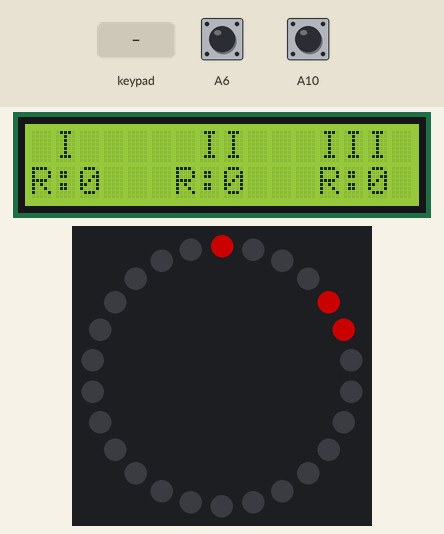
Bench run of a sketch on a simulated Arduino Mega 2560, built with avr-gcc and run on an emulated ATmega2560. Parts: 16×2 character LCD, 26 RGB LEDs in a ring, first at the top, clockwise. Wiring (inferred from the signals the program sends): 6×4 keypad with keys 1 2 3 4 5 6 7 8 9 A B C D E F G H J K L M N P Q (labels assumed): rows A0, A1, A2, A3, A4, A5; columns A7, A8, A9, A11. The test bench sets the inputs (shaded band); at power-on: A6 HIGH, A10 HIGH. Dim RGB values are drawn brighter than linear; what the sketch prints to the serial monitor is not drawn.

Above: at 4.8 s.
4.9 s: key '7' pressed
At 6.4 s:
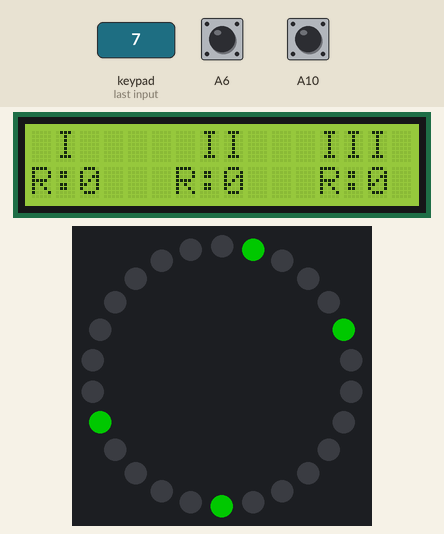
6.7 s: key 'B' pressed
At 7.8 s:
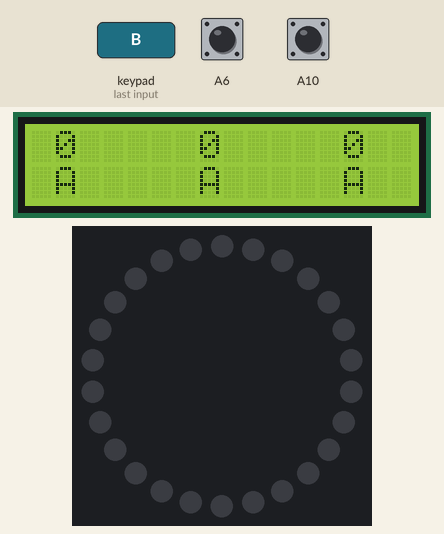
8.5 s: keypad keys 1 2 A pressed 0.4 s apart
At 10.6 s:
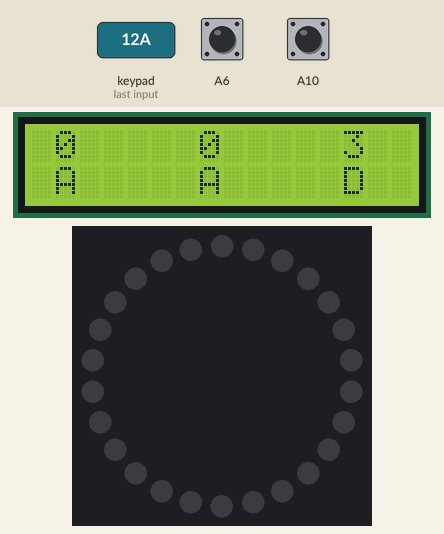
11.2 s: A6 pulled LOW for 0.15 s
At 12.2 s:
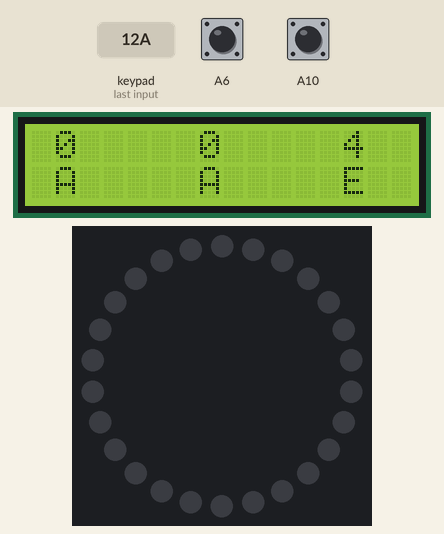
13.0 s: A10 pulled LOW for 0.15 s
At 14.5 s:
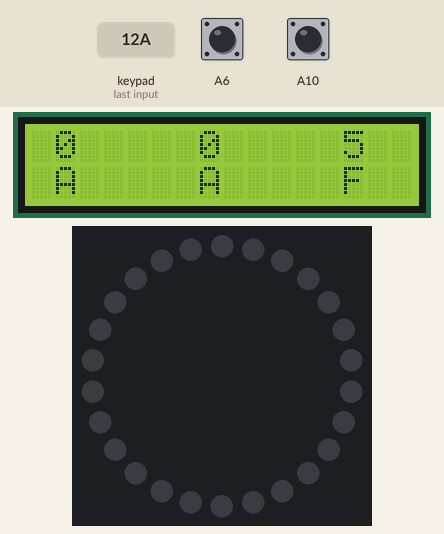
14.8 s: keypad keys 1 2 D pressed 0.4 s apart
At 16.6 s:
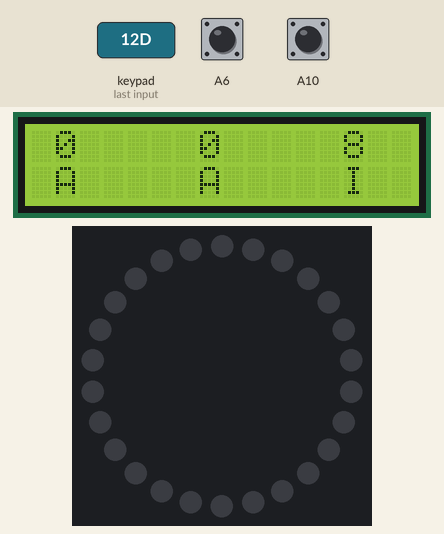
Timing chart, 0 to 18.1 s (numbered marks = the images above; inputs shaded):
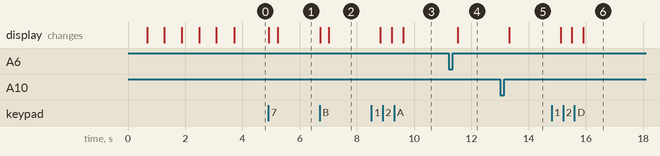

The sketch:

enigma.ino
```cpp
#include <Adafruit_NeoPixel.h>
#include <LiquidCrystal.h>
LiquidCrystal lcd(8, 9, 4,5,6,7);

#define PINLED 3
#define NUM_LEDS 26
#define BRIGHTNESS 100
#define DELAY 300
Adafruit_NeoPixel strip = Adafruit_NeoPixel(NUM_LEDS, PINLED, NEO_GRB + NEO_KHZ800);
uint8_t ledmatrix[26]={9,20,22,11,6,12,13,14,1,15,16,17,19,18,0,25,8,5,10,4,2,21,7,23,24,3};
uint8_t nRotors=11;// Reflector B + I + II + III
String  rotorLabel[9]={"    "," I  "," II ","III "," IV "," V  "," VI ","VII","VIII"};
int8_t  rotorSetup[4][3]={{0,0,0},{1,0,0},{2,0,0},{3,0,0}}; //Rotor,RingStellum,CurrentPos
uint8_t rotorDefinition[9][27]={//26 wires + notch. If Notch is 99=>its a double Notch (M and Z)
       {24,16,18,4 ,12,13,5 ,22,7 ,14,3 ,21,2 ,23,24,19,14,10,13,6 ,8 ,1 ,25,12,2 ,20,0 },//0 is reflector B
       {4 ,9 ,10,2 ,7 ,1 ,23,9 ,13,16,3 ,8 ,2 ,9 ,10,18,7 ,3 ,0 ,22,6 ,13,5 ,20,4 ,10,17},//I
       {0 ,8 ,1 ,7 ,14,3 ,11,13,15,18,1 ,22,10,6 ,24,13,0 ,15,7 ,20,21,3 ,9 ,24,16,5 ,5 },//II
       {1 ,2 ,3 ,4 ,5 ,6 ,22,8 ,9 ,10,13,10,13,0 ,10,15,18,5 ,14,7 ,16,17,24,21,18,15,22},//III
       {4 ,17,12,18,11,20,3 ,19,16,7 ,10,23,5 ,20,9 ,22,23,14,1 ,13,16,8 ,6 ,15,24,2 ,10},//IV
       {21,24,25,14,2,3,13,17,12,6,8,18,1,20,23,8,10,5,20,16,22,19,9,7,4,11,26},//V
       {9,14,4,18,10,15,6,24,16,7,17,19,1,20,11,2,13,19,8,25,3,16,12,5,21,23,99},//VI
       {13,24,7,4,2,12,22,16,4,15,8,11,15,1,6,16,10,17,3,18,21,9,14,19,5,20,99},//VII
       {5,9,14,4,15,6,17,7,20,18,25,7,3,16,11,2,10,21,12,3,19,13,24,1,8,22,99},//VIII
       };

uint8_t inverseRotorDefinition[9][26]={//Reverse wire for convenience
       {0,0,0,0,0,0,0,0,0,0,0,0,0,0,0,0,0,0,0,0,0,0,0,0,0,0},//0 is reflector B
       {6,5,4,23,4,2,1,18,13,10,9,7,10,3,2,22,9,20,0,8,3,13,9,7,10,16},//I
       {0,18,13,1,5,9,15,22,3,8,7,1,24,20,16,21,0,11,14,6,13,24,10,15,3,7},//II
       {7,1,22,2,15,3,14,4,18,5,16,6,17,0,15,8,18,9,21,10,24,10,5,13,10,13},//III
       {19,2,6,8,4,14,13,20,23,3,16,22,15,23,12,11,7,5,17,1,10,18,24,9,16,20},//IV
       {10,25,4,18,7,9,2,20,3,16,11,23,20,1,19,6,22,14,8,13,12,21,5,8,17,24},//V
       {8,17,5,13,19,24,4,20,12,9,19,16,6,1,10,14,7,2,25,21,15,18,23,3,16,11},//VI
       {10,15,22,5,9,16,2,4,17,7,14,18,4,13,1,21,19,12,8,20,6,3,11,16,15,24},//VII
       {10,18,20,16,12,5,8,4,13,25,9,6,21,19,7,3,14,2,7,15,24,22,3,17,1,11},//VIII
       };

uint8_t plugBoard[20]={99,99,99,99,99,99,99,99,99,99,99,99,99,99,99,99,99,99,99,99};


String mode="";


void setup() {
Serial.begin(9600);
lcd.begin(16, 2);

pinMode(A0,OUTPUT);
pinMode(A1,OUTPUT);
pinMode(A2,OUTPUT);
pinMode(A3,OUTPUT);
pinMode(A4,OUTPUT);
pinMode(A5,OUTPUT);

pinMode(A6,INPUT_PULLUP);
pinMode(A7,INPUT_PULLUP);
pinMode(A8,INPUT_PULLUP);
pinMode(A9,INPUT_PULLUP);
pinMode(A10,INPUT_PULLUP);
pinMode(A11,INPUT_PULLUP);
  strip.setBrightness(BRIGHTNESS);
  strip.begin();
  strip.show(); // Initialize all pixels to 'off'
  hello();
  ledOff();
  displayRotors();

mode="RotorsSetup";
}

void hello(){
hello_letra('E');
hello_letra('N');
hello_letra('I');
hello_letra('G');
hello_letra('M');
hello_letra('A');
}
void hello_letra(char l){
  ledOn(l,255,255,255);lcd.setCursor(1,0);lcd.print(l);lcd.setCursor(7,0);lcd.print(l);lcd.setCursor(13,0);lcd.print(l); delay(DELAY*2);ledOff();
  }

void loop() {

//------------------------------------------------------------------------------------------------
// ROTORS SETUP MODE 'R'

if (mode=="RotorsSetup"){

displayRotorsSetup();

ledOn('R',255,0,0);
ledOn('O',255,0,0);
ledOn('T',255,0,0);

if (readKeyboard()=='R'){
    ledOff();
    lcdCls();
    mode="RingStellum";
    delay(DELAY);
    }

if (readKeyboard()=='P'){
    ledOff();
    lcdCls();
    mode="PlugBoard";
    delay(DELAY);
    }

if ((readKeyboard()=='E')&&(rotorSetup[1][0]!=0)&&(rotorSetup[2][0]!=0)&&(rotorSetup[3][0]!=0)){
    ledOff();
    lcdCls();
    mode="Enigma";
    delay(DELAY);
    }

if (readKeyboard()=='1'){
  nextRotor(1);
  while((rotorSetup[2][0]==rotorSetup[1][0]||rotorSetup[3][0]==rotorSetup[1][0])&&rotorSetup[1][0]!=0){
    nextRotor(1);
    }
    delay(DELAY);
  }
if (readKeyboard()=='4'){
  prevRotor(1);
  while((rotorSetup[2][0]==rotorSetup[1][0]||rotorSetup[3][0]==rotorSetup[1][0])&&rotorSetup[1][0]!=0){
    prevRotor(1);
    }
    delay(DELAY);
  }
if (readKeyboard()=='2'){
  nextRotor(2);
  while((rotorSetup[1][0]==rotorSetup[2][0]||rotorSetup[3][0]==rotorSetup[2][0])&&rotorSetup[2][0]!=0){
    nextRotor(2);
    }
    delay(DELAY);
  }
if (readKeyboard()=='5'){
  prevRotor(2);
  while((rotorSetup[1][0]==rotorSetup[2][0]||rotorSetup[3][0]==rotorSetup[2][0])&&rotorSetup[2][0]!=0){
    prevRotor(2);
    }
    delay(DELAY);
  }
if (readKeyboard()=='3'){
  nextRotor(3);
  while((rotorSetup[1][0]==rotorSetup[3][0]||rotorSetup[2][0]==rotorSetup[3][0])&&rotorSetup[3][0]!=0){
    nextRotor(3);
    }
    delay(DELAY);
  }
if (readKeyboard()=='6'){
  prevRotor(3);
  while((rotorSetup[1][0]==rotorSetup[3][0]||rotorSetup[2][0]==rotorSetup[3][0])&&rotorSetup[3][0]!=0){
    prevRotor(3);
    }
    delay(DELAY);
  }

}
//END ROTORS SETUP MODE

//------------------------------------------------------------------------------------------------

//MODE ENIGMA
if (mode=="Enigma"){ //Mode "Enigma"

displayRotors();


  if (readKeyboard()=='1'){nextRotorPos(1);} else
if (readKeyboard()=='4'){prevRotorPos(1);} else
if (readKeyboard()=='2'){nextRotorPos(2);} else
if (readKeyboard()=='5'){prevRotorPos(2);} else
if (readKeyboard()=='3'){nextRotorPos(3);} else
if (readKeyboard()=='6'){prevRotorPos(3);} else
if (readKeyboard()!=' '){
  char key=readKeyboard();
  nextRotorPos(3);
  uint8_t c=key;
  c=c-65;

//Plugboard
for (uint8_t n=0;n<10;n++){
  char l1=plugBoard[n*2];
  char l2=plugBoard[n*2+1];
  if ((l1==c)&&(l2!=' ')){
    c=l2;
  }else if((l2==c)&&(l1!=' ')){
    c=l1;
  }
}
Serial.print(char(c+65));
uint8_t tipo=rotorSetup[3][0];
uint8_t ring=rotorSetup[3][1];
uint8_t rotPos=rotorSetup[3][2];
uint8_t desp=rotorDefinition[tipo][(26+c+rotPos-ring)%26];
c=(c+desp)%26;
Serial.print(char(c+65));
tipo=rotorSetup[2][0];
ring=rotorSetup[2][1];
rotPos=rotorSetup[2][2];
desp=rotorDefinition[tipo][(26+c+rotPos-ring)%26];
c=(c+desp)%26;
Serial.print(char(c+65));
tipo=rotorSetup[1][0];
ring=rotorSetup[1][1];
rotPos=rotorSetup[1][2];
desp=rotorDefinition[tipo][(26+c+rotPos-ring)%26];
c=(c+desp)%26;
Serial.print(char(c+65));
c=(c+rotorDefinition[0][c])%26;
Serial.print(char(c+65));
tipo=rotorSetup[1][0];
ring=rotorSetup[1][1];
rotPos=rotorSetup[1][2];
desp=inverseRotorDefinition[tipo][(26+c+rotPos-ring)%26];
c=(26+c-desp)%26;
Serial.print(char(c+65));
tipo=rotorSetup[2][0];
ring=rotorSetup[2][1];
rotPos=rotorSetup[2][2];
desp=inverseRotorDefinition[tipo][(26+c+rotPos-ring)%26];
c=(26+c-desp)%26;
Serial.print(char(c+65));
tipo=rotorSetup[3][0];
ring=rotorSetup[3][1];
rotPos=rotorSetup[3][2];
desp=inverseRotorDefinition[tipo][(26+c+rotPos-ring)%26];
c=(26+c-desp)%26;
Serial.println(char(c+65));
for (uint8_t n=0;n<10;n++){
  char l1=plugBoard[n*2];
  char l2=plugBoard[n*2+1];
  if (l1==c){
    c=l2;
  }else if(l2==c){
    c=l1;
  }
}
Serial.println(char(c+65));

displayRotors();

while(key==readKeyboard()){
  ledOn(c+65,255,255,0);
  }
ledOff();
}


  }


//END ENIGMA MODE

//------------------------------------------------------------------------------------------------

//MODE RINGSTELLUM

if (mode=="RingStellum"){ //Mode RingStellum "RS"

displayRotorsSetup();


ledOn('R',0,255,0);
ledOn('I',0,255,0);
ledOn('N',0,255,0);
ledOn('G',0,255,0);

if (readKeyboard()=='R'){
    ledOff();
    lcdCls();
    mode="RotorsSetup";
    delay(DELAY);
    }

if (readKeyboard()=='P'){
    ledOff();
    lcdCls();
    mode="PlugBoard";
    delay(DELAY);
    }

if (readKeyboard()=='E'){
    ledOff();
    lcdCls();
    mode="Enigma";
    delay(DELAY);
    }

if (readKeyboard()=='1'){rotorSetup[1][1]++; delay(DELAY);}
if (readKeyboard()=='4'){rotorSetup[1][1]--; delay(DELAY);}
if (readKeyboard()=='2'){rotorSetup[2][1]++; delay(DELAY);}
if (readKeyboard()=='5'){rotorSetup[2][1]--; delay(DELAY);}
if (readKeyboard()=='3'){rotorSetup[3][1]++; delay(DELAY);}
if (readKeyboard()=='6'){rotorSetup[3][1]--; delay(DELAY);}

for (uint8_t n=1;n<4;n++){
    if (rotorSetup[n][1]>25){rotorSetup[n][1]=0;}
    if (rotorSetup[n][1]<0){rotorSetup[n][1]=25;}
}

}

if (mode=="PlugBoard"){

displayPlugBoard();

ledOn('P',0,0,255);
ledOn('L',0,0,255);
ledOn('U',0,0,255);
ledOn('G',0,0,255);

if (readKeyboard()=='1'||readKeyboard()=='2'||readKeyboard()=='3'||readKeyboard()=='4'||readKeyboard()=='5'||readKeyboard()=='6'){
    ledOff();
    lcdCls();
    mode="RotorsSetup";
    delay(DELAY);
    }else if (readKeyboard()!=' '){

   char k=readKeyboard()-65;
   boolean delPlug=false;
   for (uint8_t n=0;n<20;n++){
      if (plugBoard[n]==99){
      }
      if (plugBoard[n]==k) {
          plugBoard[n]=99;
          delPlug=true;
          delay(DELAY);
       }
      }
    if (!delPlug){//está añadiendo un cable
        //ver si ya está puesto
        boolean plugged=false;
        uint8_t firstHole=99;
        for (uint8_t n=0;n<20;n++){
          if ((plugBoard[n]==99)&&(firstHole>n)){firstHole=n;}
          if (plugBoard[n]==k){plugged=true;}
        }
        if ((!plugged)&&(firstHole<20)){ plugBoard[firstHole]=k;delay(DELAY);}

      }


    }
  }
}

void nextRotor(uint8_t rotor){
  rotorSetup[rotor][0]++;
  if (rotorSetup[rotor][0]>nRotors-1){rotorSetup[rotor][0]=0;}
  }
void prevRotor(uint8_t rotor){
  rotorSetup[rotor][0]--;
  if (rotorSetup[rotor][0]<0){rotorSetup[rotor][0]=nRotors-1;}
  }

void nextRotorPos(uint8_t rotorOrder){

  if (rotorOrder>0){
     rotorSetup[rotorOrder][2]++;
     uint8_t notch1=rotorDefinition[rotorSetup[rotorOrder][0]][26];
     uint8_t notch2=notch1;
     if (notch1==99){notch1=13;notch2=26;} //Its a VI,VII or VIII rotor with double notch on M and Z

     if ((rotorSetup[rotorOrder][2]==notch1)||(rotorSetup[rotorOrder][2]==notch2)){
      nextRotorPos(rotorOrder-1);
      }
     if (rotorSetup[rotorOrder][2]>25){
      rotorSetup[rotorOrder][2]=0;
      }
     delay(DELAY);

    }
  }
void prevRotorPos(uint8_t rotor){
  rotorSetup[rotor][2]--;
  if (rotorSetup[rotor][2]<0){rotorSetup[rotor][2]=25;}
  delay(DELAY);
  }

void displayRotorsSetup(){
  for (int n=1;n<4;n++){//Rotors
    lcd.setCursor((n-1)*6,0);
    String lab=rotorLabel[rotorSetup[n][0]];
    lcd.print(lab);
    lcd.setCursor(((n-1)*6),1);
    if (lab!="    "){//RingStellum
      lcd.print("R:");
      lcd.setCursor(((n-1)*6)+2,1);
      lcd.print(iToS(rotorSetup[n][1],2));
    }else{
      lcd.print("    ");
      }
  }
  }

void displayRotors(){
  for (int n=1;n<4;n++){//Rotors
    lcd.setCursor((n-1)*6,0);
    lcd.print(" "+iToS(rotorSetup[n][2],2)+"  ");
    lcd.setCursor(((n-1)*6),1);
    lcd.print("    ");
    lcd.setCursor(((n-1)*6)+1,1);
    lcd.print((char)(rotorSetup[n][2]+65));
  }
}


void displayPlugBoard(){
  uint8_t wires=0;
  for (int n=0;n<20;n++){
  uint8_t x=n%10;
  if (n%10>3){x=x+3;}
  if (n%10>5){x=x+3;}
  uint8_t y=n/10;


    lcd.setCursor(x,y);
    if (plugBoard[n]!=99){
      lcd.print(char(plugBoard[n]+65));
      }else{
        lcd.print(" ");
        }

    }
  }


void testleds(){
  for (int n=0;n<26;n++){
    strip.setPixelColor(n, strip.Color(255,0,0));
    strip.show();
    delay(1);
    }

  }
void led(char l){
   strip.setPixelColor(ledmatrix[l-65], strip.Color(255,255,0));
   strip.show();
  }
void ledOff(){
  for (int n=0;n<26;n++){
    strip.setPixelColor(n, strip.Color(0,0,0));
    }
    strip.show();
  }
char readKeyboard(){
  char tecla=' ';
  digitalWrite(A0,LOW);  digitalWrite(A1,HIGH);  digitalWrite(A2,HIGH);  digitalWrite(A3,HIGH);  digitalWrite(A4,HIGH); digitalWrite(A5,HIGH);

  if (digitalRead(A6)<1){tecla='U';}
  else if (digitalRead(A7)<1){tecla='H';}
  else if (digitalRead(A8)<1){tecla='B';}
  else if (digitalRead(A9)<1){tecla='Z';}
  else if (digitalRead(A11)<1){tecla='5';}

  digitalWrite(A0,HIGH);  digitalWrite(A1,LOW);


  if (digitalRead(A7)<1){tecla='F';}
  else if (digitalRead(A8)<1){tecla='C';}
  else if (digitalRead(A9)<1){tecla='R';}
  else if (digitalRead(A10)<1){tecla='J';}
  else if (digitalRead(A11)<1){tecla='6';}

  digitalWrite(A1,HIGH);  digitalWrite(A2,LOW);

  if (digitalRead(A7)<1){tecla='D';}
  else if (digitalRead(A8)<1){tecla='X';}
  else if (digitalRead(A9)<1){tecla='E';}
  else if (digitalRead(A10)<1){tecla='L';}
  else if (digitalRead(A11)<1){tecla='2';}

  digitalWrite(A2,HIGH);  digitalWrite(A3,LOW);

  if (digitalRead(A6)<1){tecla='I';}
  else if (digitalRead(A7)<1){tecla='A';}
  else if (digitalRead(A8)<1){tecla='P';}
  else if (digitalRead(A9)<1){tecla='Q';}
  else if (digitalRead(A10)<1){tecla='M';}
  else if (digitalRead(A11)<1){tecla='1';}

  digitalWrite(A3,HIGH);  digitalWrite(A4,LOW);

  if (digitalRead(A7)<1){tecla='G';}
  else if (digitalRead(A8)<1){tecla='V';}
  else if (digitalRead(A9)<1){tecla='T';}
  else if (digitalRead(A10)<1){tecla='K';}
  else if (digitalRead(A11)<1){tecla='3';}

  digitalWrite(A4,HIGH);  digitalWrite(A5,LOW);

  if (digitalRead(A6)<1){tecla='O';}
  else if (digitalRead(A7)<1){tecla='S';}
  else if (digitalRead(A8)<1){tecla='Y';}
  else if (digitalRead(A9)<1){tecla='W';}
  else if (digitalRead(A10)<1){tecla='N';}
  else if (digitalRead(A11)<1){tecla='4';}

  return tecla;
  }

void ledOn(char c,uint8_t r,uint8_t g,uint8_t b){
    strip.setPixelColor(ledmatrix[c-65], strip.Color(r,g,b));
    strip.show();
}

void lcdCls(){
  lcd.setCursor(0,0); lcd.print("                ");
  lcd.setCursor(0,1); lcd.print("                ");
  lcd.setCursor(0,0);
  }
  String iToS(uint8_t i, uint8_t len){
    return((String)i+"                ").substring(0,len);
    }
```

Measured:
- after the input at 4.9 s, the display: first changes at once (image 1 shows a later state)
- after the input at 6.7 s, the display: first changes at once (image 2 shows a later state)
- after the input at 8.5 s, the display: first changes after 0.31 s (image 3 shows a later state)
- after the input at 11.2 s, the display: changes after 0.31 s (image 4)
- after the input at 13.0 s, the display: changes after 0.31 s (image 5)
- after the input at 14.8 s, the display: first changes after 0.31 s (image 6 shows a later state)
